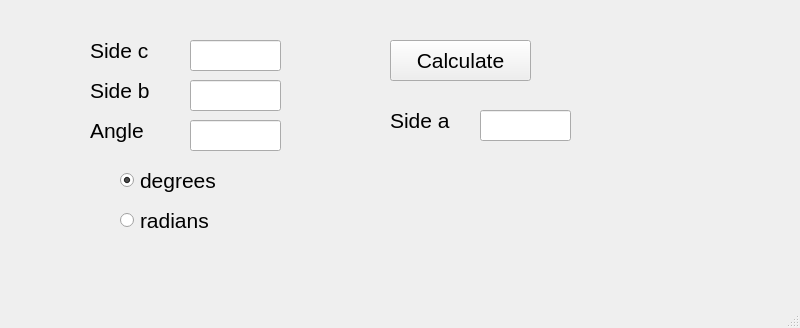
<?xml version="1.0" encoding="UTF-8"?>
<ui version="4.0">
 <class>MainWindow</class>
 <widget class="QMainWindow" name="MainWindow">
  <property name="geometry">
   <rect>
    <x>0</x>
    <y>0</y>
    <width>800</width>
    <height>328</height>
   </rect>
  </property>
  <property name="font">
   <font>
    <bold>false</bold>
   </font>
  </property>
  <property name="windowTitle">
   <string>Calculating the side of a triangle</string>
  </property>
  <widget class="QWidget" name="centralwidget">
   <widget class="QPushButton" name="calculateButton">
    <property name="geometry">
     <rect>
      <x>390</x>
      <y>40</y>
      <width>141</width>
      <height>41</height>
     </rect>
    </property>
    <property name="font">
     <font>
      <pointsize>16</pointsize>
      <bold>false</bold>
     </font>
    </property>
    <property name="text">
     <string>Calculate</string>
    </property>
   </widget>
   <widget class="QLabel" name="c_text">
    <property name="geometry">
     <rect>
      <x>90</x>
      <y>30</y>
      <width>81</width>
      <height>41</height>
     </rect>
    </property>
    <property name="font">
     <font>
      <pointsize>16</pointsize>
      <bold>false</bold>
     </font>
    </property>
    <property name="text">
     <string>Side c</string>
    </property>
   </widget>
   <widget class="QLabel" name="b_text">
    <property name="geometry">
     <rect>
      <x>90</x>
      <y>70</y>
      <width>81</width>
      <height>41</height>
     </rect>
    </property>
    <property name="font">
     <font>
      <pointsize>16</pointsize>
      <bold>false</bold>
     </font>
    </property>
    <property name="text">
     <string>Side b</string>
    </property>
   </widget>
   <widget class="QLabel" name="angle_text">
    <property name="geometry">
     <rect>
      <x>90</x>
      <y>110</y>
      <width>81</width>
      <height>41</height>
     </rect>
    </property>
    <property name="font">
     <font>
      <pointsize>16</pointsize>
      <bold>false</bold>
     </font>
    </property>
    <property name="text">
     <string>Angle</string>
    </property>
   </widget>
   <widget class="QRadioButton" name="degreesButton">
    <property name="geometry">
     <rect>
      <x>120</x>
      <y>160</y>
      <width>141</width>
      <height>41</height>
     </rect>
    </property>
    <property name="font">
     <font>
      <pointsize>16</pointsize>
      <bold>false</bold>
     </font>
    </property>
    <property name="text">
     <string>degrees</string>
    </property>
    <property name="checked">
     <bool>true</bool>
    </property>
   </widget>
   <widget class="QRadioButton" name="radiansButton">
    <property name="geometry">
     <rect>
      <x>120</x>
      <y>200</y>
      <width>131</width>
      <height>41</height>
     </rect>
    </property>
    <property name="font">
     <font>
      <pointsize>16</pointsize>
      <bold>false</bold>
     </font>
    </property>
    <property name="text">
     <string>radians</string>
    </property>
   </widget>
   <widget class="QLineEdit" name="c">
    <property name="geometry">
     <rect>
      <x>190</x>
      <y>40</y>
      <width>91</width>
      <height>31</height>
     </rect>
    </property>
   </widget>
   <widget class="QLineEdit" name="b">
    <property name="geometry">
     <rect>
      <x>190</x>
      <y>80</y>
      <width>91</width>
      <height>31</height>
     </rect>
    </property>
   </widget>
   <widget class="QLineEdit" name="angle">
    <property name="geometry">
     <rect>
      <x>190</x>
      <y>120</y>
      <width>91</width>
      <height>31</height>
     </rect>
    </property>
   </widget>
   <widget class="QLabel" name="a_text">
    <property name="geometry">
     <rect>
      <x>390</x>
      <y>100</y>
      <width>81</width>
      <height>41</height>
     </rect>
    </property>
    <property name="font">
     <font>
      <pointsize>16</pointsize>
      <bold>false</bold>
     </font>
    </property>
    <property name="text">
     <string>Side a</string>
    </property>
   </widget>
   <widget class="QLineEdit" name="a">
    <property name="geometry">
     <rect>
      <x>480</x>
      <y>110</y>
      <width>91</width>
      <height>31</height>
     </rect>
    </property>
    <property name="readOnly">
     <bool>true</bool>
    </property>
   </widget>
  </widget>
  <widget class="QMenuBar" name="menubar">
   <property name="geometry">
    <rect>
     <x>0</x>
     <y>0</y>
     <width>800</width>
     <height>26</height>
    </rect>
   </property>
  </widget>
  <widget class="QStatusBar" name="statusbar"/>
 </widget>
 <resources/>
 <connections/>
</ui>
